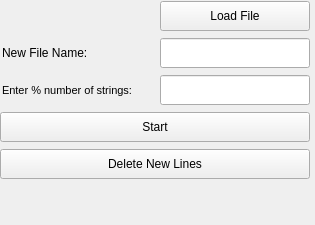
<?xml version="1.0" encoding="UTF-8"?>
<ui version="4.0">
 <class>Form</class>
 <widget class="QWidget" name="Form">
  <property name="geometry">
   <rect>
    <x>0</x>
    <y>0</y>
    <width>315</width>
    <height>225</height>
   </rect>
  </property>
  <property name="minimumSize">
   <size>
    <width>315</width>
    <height>225</height>
   </size>
  </property>
  <property name="maximumSize">
   <size>
    <width>315</width>
    <height>225</height>
   </size>
  </property>
  <property name="windowTitle">
   <string>Randomise</string>
  </property>
  <widget class="QWidget" name="verticalLayoutWidget">
   <property name="geometry">
    <rect>
     <x>0</x>
     <y>0</y>
     <width>312</width>
     <height>218</height>
    </rect>
   </property>
   <layout class="QVBoxLayout" name="verticalLayout">
    <item>
     <layout class="QHBoxLayout" name="horizontalLayout">
      <item>
       <widget class="QLabel" name="loadLable">
        <property name="minimumSize">
         <size>
          <width>150</width>
          <height>30</height>
         </size>
        </property>
        <property name="maximumSize">
         <size>
          <width>150</width>
          <height>30</height>
         </size>
        </property>
        <property name="text">
         <string/>
        </property>
       </widget>
      </item>
      <item>
       <widget class="QPushButton" name="loadBtn">
        <property name="minimumSize">
         <size>
          <width>150</width>
          <height>30</height>
         </size>
        </property>
        <property name="maximumSize">
         <size>
          <width>150</width>
          <height>30</height>
         </size>
        </property>
        <property name="text">
         <string>Load File</string>
        </property>
       </widget>
      </item>
     </layout>
    </item>
    <item>
     <layout class="QHBoxLayout" name="horizontalLayout_2">
      <item>
       <widget class="QLabel" name="label">
        <property name="minimumSize">
         <size>
          <width>150</width>
          <height>30</height>
         </size>
        </property>
        <property name="maximumSize">
         <size>
          <width>150</width>
          <height>30</height>
         </size>
        </property>
        <property name="text">
         <string>New File Name:</string>
        </property>
       </widget>
      </item>
      <item>
       <widget class="QLineEdit" name="newFileName">
        <property name="minimumSize">
         <size>
          <width>150</width>
          <height>30</height>
         </size>
        </property>
        <property name="maximumSize">
         <size>
          <width>150</width>
          <height>30</height>
         </size>
        </property>
       </widget>
      </item>
     </layout>
    </item>
    <item>
     <layout class="QHBoxLayout" name="horizontalLayout_3">
      <item>
       <widget class="QLabel" name="label_2">
        <property name="minimumSize">
         <size>
          <width>150</width>
          <height>30</height>
         </size>
        </property>
        <property name="maximumSize">
         <size>
          <width>150</width>
          <height>30</height>
         </size>
        </property>
        <property name="font">
         <font>
          <pointsize>8</pointsize>
         </font>
        </property>
        <property name="text">
         <string>Enter % number of strings:</string>
        </property>
       </widget>
      </item>
      <item>
       <widget class="QLineEdit" name="psrLine">
        <property name="minimumSize">
         <size>
          <width>150</width>
          <height>30</height>
         </size>
        </property>
        <property name="maximumSize">
         <size>
          <width>150</width>
          <height>30</height>
         </size>
        </property>
       </widget>
      </item>
     </layout>
    </item>
    <item>
     <widget class="QPushButton" name="startBtn">
      <property name="minimumSize">
       <size>
        <width>310</width>
        <height>30</height>
       </size>
      </property>
      <property name="maximumSize">
       <size>
        <width>310</width>
        <height>30</height>
       </size>
      </property>
      <property name="text">
       <string>Start</string>
      </property>
     </widget>
    </item>
    <item>
     <widget class="QPushButton" name="delBtn">
      <property name="minimumSize">
       <size>
        <width>310</width>
        <height>30</height>
       </size>
      </property>
      <property name="maximumSize">
       <size>
        <width>310</width>
        <height>30</height>
       </size>
      </property>
      <property name="text">
       <string>Delete New Lines</string>
      </property>
     </widget>
    </item>
    <item>
     <widget class="QLabel" name="statusLable">
      <property name="minimumSize">
       <size>
        <width>310</width>
        <height>30</height>
       </size>
      </property>
      <property name="maximumSize">
       <size>
        <width>310</width>
        <height>30</height>
       </size>
      </property>
      <property name="text">
       <string/>
      </property>
     </widget>
    </item>
   </layout>
  </widget>
 </widget>
 <resources/>
 <connections/>
</ui>
